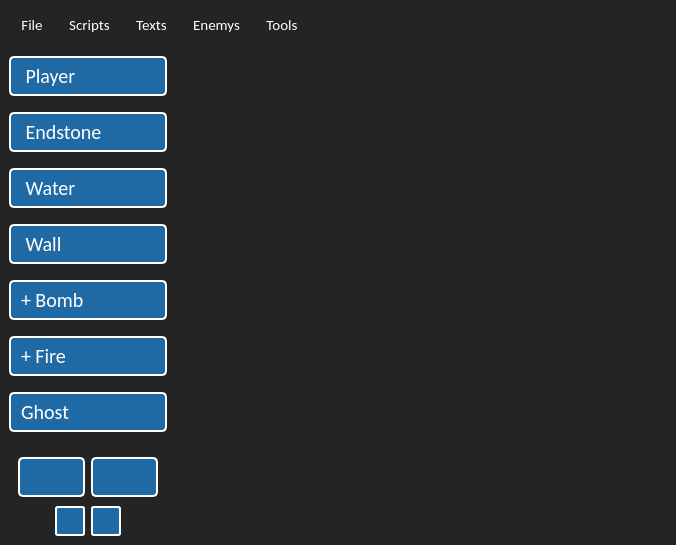
<?xml version="1.0" encoding="UTF-8"?>
<ui version="4.0">
 <class>MainWindow</class>
 <widget class="QMainWindow" name="MainWindow">
  <property name="geometry">
   <rect>
    <x>0</x>
    <y>0</y>
    <width>676</width>
    <height>544</height>
   </rect>
  </property>
  <property name="windowTitle">
   <string>MainWindow</string>
  </property>
  <property name="styleSheet">
   <string notr="true">*{
	font-family: Calibri;
}

QWidget{
    background-color: #242424
}
QPlainTextEdit{
    color: white;
    font-size: 20px;
}
QLineEdit{
    color: white;
    font-size: 20px;
    qproperty-alignment: AlignCenter;
    outline: none;
    border: 2px solid #1f6aa5;
    border-radius: 5px;
}
QCheckBox{
    color: white;
    font-size: 20px;
}
QCheckBox::indicator{
    height: 25px;
    width: 25px;
    image: url(icons/unchecked.png);
}
QLabel#current_left_block, QLabel#current_right_block{
    border: 2px solid white;
    border-radius: 3px;
    qproperty-alignment: AlignCenter;
    background-color: #1f6aa5
}
QCheckBox::indicator:checked{
    height: 25px;
    width: 25px;
    image: url(icons/checked.png);
}
QDialog#enemy_edit_msgbox QLabel{
    color: white;
    font-size: 20px;
}
QDialog#enemy_edit_msgbox QPushButton{
    text-align: center;
    padding-left: 5px;
}
QListView {
    background-color: rgb(50, 50, 50);
    color: rgb(200, 200, 200);
    border: 1px solid rgb(100, 100, 100); 
    outline: none;
}
QListView#text_edit{
    font-size: 17px;
}
QDialog#text_edit_dialog QPushButton{
    text-align: center;
    padding-left: 5px;
}
QListView::item {
    padding: 5px;
}
QListView::item:selected {
    background-color: rgb(100, 100, 100);
    color: rgb(255, 255, 255); 
}
QMessageBox QLabel{
    font-size: 20px;
    color: white;
}
QMessageBox QPushButton{
    padding: 5 10 5 10;
    text-align: center;
}

QPushButton{
    text-align: left;
    padding: 5 5 5 10;
    font-family: Calibri;
    font-size: 20px;
    border: 2px solid white;
    border-radius: 5px;
    background-color: #1f6aa5;
    color: white;
}
QPushButton:pressed{
    background-color: #125485;
}
QPushButton:hover:!pressed{
    background-color: #144870;
}
QPushButton:checked{
    background-color: #144870
}
QPushButton#script_compile_dialog_btn{
    text-align: center;
    padding: 4 15 4 15;
}
QMenuBar{
    font-size: 15px;
    color: white;
    margin-left: 5;
}
QMenu::item{
	font-size: 12px;
	color: white;
	padding: 3 5 3 5;
    margin: 3;
    border-radius: 5px;
}
QMenuBar::item{
    border-top-left-radius: 5px;
    border-top-right-radius: 5px;
    margin: 5 0 0 0;
    padding: 5 10 5 10;
}
QMenu{
    border: 2px solid #535353;
}

QMenu::separator{
    background-color: white;
    height: 1px;
    margin: 0 5 0 5;
}
QMenu::item:selected, QMenuBar::item:selected{
    background-color: #4a4a4a;
}
QPushButton#next_page_btn, QPushButton#prev_page_btn{
	text-align: center;
	padding: 5 0 5 0;
}
QPushButton#next_page_btn:disabled, QPushButton#prev_page_btn:disabled{
	border-color: #999999;
}
QPushButton#placeholder0, QPushButton#placeholder1, QPushButton#placeholder2, QPushButton#placeholder3, QPushButton#placeholder4{
    border: none;
    background-color: #242424
}</string>
  </property>
  <widget class="QWidget" name="centralwidget">
   <layout class="QHBoxLayout" name="horizontalLayout">
    <property name="spacing">
     <number>0</number>
    </property>
    <property name="leftMargin">
     <number>0</number>
    </property>
    <property name="topMargin">
     <number>0</number>
    </property>
    <property name="rightMargin">
     <number>0</number>
    </property>
    <property name="bottomMargin">
     <number>0</number>
    </property>
    <item>
     <widget class="QStackedWidget" name="stackedWidget">
      <widget class="QWidget" name="page">
       <layout class="QHBoxLayout" name="horizontalLayout_4">
        <property name="spacing">
         <number>0</number>
        </property>
        <property name="leftMargin">
         <number>0</number>
        </property>
        <property name="topMargin">
         <number>0</number>
        </property>
        <property name="rightMargin">
         <number>0</number>
        </property>
        <property name="bottomMargin">
         <number>0</number>
        </property>
        <item>
         <widget class="QWidget" name="widget_2" native="true">
          <layout class="QVBoxLayout" name="verticalLayout_5">
           <property name="spacing">
            <number>0</number>
           </property>
           <property name="topMargin">
            <number>0</number>
           </property>
           <item>
            <widget class="QStackedWidget" name="stackedWidget_2">
             <property name="currentIndex">
              <number>0</number>
             </property>
             <widget class="QWidget" name="blocks_page_1">
              <layout class="QVBoxLayout" name="verticalLayout_6">
               <property name="spacing">
                <number>5</number>
               </property>
               <property name="leftMargin">
                <number>0</number>
               </property>
               <property name="topMargin">
                <number>0</number>
               </property>
               <property name="rightMargin">
                <number>0</number>
               </property>
               <property name="bottomMargin">
                <number>0</number>
               </property>
               <item>
                <widget class="QPushButton" name="block_button_0">
                 <property name="text">
                  <string> Player</string>
                 </property>
                 <property name="icon">
                  <iconset>
                   <normaloff>textures/00_player.png</normaloff>textures/00_player.png</iconset>
                 </property>
                 <property name="iconSize">
                  <size>
                   <width>25</width>
                   <height>25</height>
                  </size>
                 </property>
                </widget>
               </item>
               <item>
                <widget class="QPushButton" name="block_button_1">
                 <property name="text">
                  <string> Endstone</string>
                 </property>
                 <property name="icon">
                  <iconset>
                   <normaloff>textures/01_endstone.png</normaloff>textures/01_endstone.png</iconset>
                 </property>
                 <property name="iconSize">
                  <size>
                   <width>25</width>
                   <height>25</height>
                  </size>
                 </property>
                </widget>
               </item>
               <item>
                <widget class="QPushButton" name="block_button_2">
                 <property name="text">
                  <string> Water</string>
                 </property>
                 <property name="icon">
                  <iconset>
                   <normaloff>textures/02_water.gif</normaloff>textures/02_water.gif</iconset>
                 </property>
                 <property name="iconSize">
                  <size>
                   <width>25</width>
                   <height>25</height>
                  </size>
                 </property>
                </widget>
               </item>
               <item>
                <widget class="QPushButton" name="block_button_3">
                 <property name="text">
                  <string> Wall</string>
                 </property>
                 <property name="icon">
                  <iconset>
                   <normaloff>textures/03_wall.png</normaloff>textures/03_wall.png</iconset>
                 </property>
                 <property name="iconSize">
                  <size>
                   <width>25</width>
                   <height>25</height>
                  </size>
                 </property>
                </widget>
               </item>
               <item>
                <widget class="QPushButton" name="block_button_4">
                 <property name="text">
                  <string>+ Bomb</string>
                 </property>
                 <property name="icon">
                  <iconset>
                   <normaloff>textures/04_+bomb.png</normaloff>textures/04_+bomb.png</iconset>
                 </property>
                 <property name="iconSize">
                  <size>
                   <width>25</width>
                   <height>25</height>
                  </size>
                 </property>
                </widget>
               </item>
               <item>
                <widget class="QPushButton" name="block_button_5">
                 <property name="text">
                  <string>+ Fire</string>
                 </property>
                 <property name="icon">
                  <iconset>
                   <normaloff>textures/05_+fire.png</normaloff>textures/05_+fire.png</iconset>
                 </property>
                 <property name="iconSize">
                  <size>
                   <width>25</width>
                   <height>25</height>
                  </size>
                 </property>
                </widget>
               </item>
               <item>
                <widget class="QPushButton" name="block_button_6">
                 <property name="text">
                  <string>Ghost</string>
                 </property>
                 <property name="icon">
                  <iconset>
                   <normaloff>textures/06_ghost.png</normaloff>textures/06_ghost.png</iconset>
                 </property>
                 <property name="iconSize">
                  <size>
                   <width>25</width>
                   <height>25</height>
                  </size>
                 </property>
                </widget>
               </item>
              </layout>
             </widget>
             <widget class="QWidget" name="blocks_page_2">
              <layout class="QVBoxLayout" name="verticalLayout_7">
               <property name="spacing">
                <number>5</number>
               </property>
               <property name="leftMargin">
                <number>0</number>
               </property>
               <property name="topMargin">
                <number>0</number>
               </property>
               <property name="rightMargin">
                <number>0</number>
               </property>
               <property name="bottomMargin">
                <number>0</number>
               </property>
               <item>
                <widget class="QPushButton" name="block_button_7">
                 <property name="text">
                  <string>+ Dynamite</string>
                 </property>
                 <property name="icon">
                  <iconset>
                   <normaloff>textures/07_+dynamit.png</normaloff>textures/07_+dynamit.png</iconset>
                 </property>
                 <property name="iconSize">
                  <size>
                   <width>25</width>
                   <height>25</height>
                  </size>
                 </property>
                </widget>
               </item>
               <item>
                <widget class="QPushButton" name="block_button_8">
                 <property name="text">
                  <string>+ Time Bomb</string>
                 </property>
                 <property name="icon">
                  <iconset>
                   <normaloff>textures/08_+time_bomb.png</normaloff>textures/08_+time_bomb.png</iconset>
                 </property>
                 <property name="iconSize">
                  <size>
                   <width>25</width>
                   <height>25</height>
                  </size>
                 </property>
                </widget>
               </item>
               <item>
                <widget class="QPushButton" name="block_button_9">
                 <property name="text">
                  <string>+ Heart</string>
                 </property>
                 <property name="icon">
                  <iconset>
                   <normaloff>textures/09_+heart.png</normaloff>textures/09_+heart.png</iconset>
                 </property>
                 <property name="iconSize">
                  <size>
                   <width>25</width>
                   <height>25</height>
                  </size>
                 </property>
                </widget>
               </item>
               <item>
                <widget class="QPushButton" name="block_button_10">
                 <property name="text">
                  <string> Enemy</string>
                 </property>
                 <property name="icon">
                  <iconset>
                   <normaloff>textures/10_enemy.png</normaloff>textures/10_enemy.png</iconset>
                 </property>
                 <property name="iconSize">
                  <size>
                   <width>25</width>
                   <height>25</height>
                  </size>
                 </property>
                </widget>
               </item>
               <item>
                <widget class="QPushButton" name="block_button_11">
                 <property name="text">
                  <string>+ Sword</string>
                 </property>
                 <property name="icon">
                  <iconset>
                   <normaloff>textures/11_+sword.png</normaloff>textures/11_+sword.png</iconset>
                 </property>
                 <property name="iconSize">
                  <size>
                   <width>25</width>
                   <height>25</height>
                  </size>
                 </property>
                </widget>
               </item>
               <item>
                <widget class="QPushButton" name="block_button_12">
                 <property name="text">
                  <string>+ Nuclear</string>
                 </property>
                 <property name="icon">
                  <iconset>
                   <normaloff>textures/12_+atomic_bomb.png</normaloff>textures/12_+atomic_bomb.png</iconset>
                 </property>
                 <property name="iconSize">
                  <size>
                   <width>25</width>
                   <height>25</height>
                  </size>
                 </property>
                </widget>
               </item>
               <item>
                <widget class="QPushButton" name="block_button_13">
                 <property name="text">
                  <string> Shield</string>
                 </property>
                 <property name="icon">
                  <iconset>
                   <normaloff>textures/13_shield.png</normaloff>textures/13_shield.png</iconset>
                 </property>
                 <property name="iconSize">
                  <size>
                   <width>25</width>
                   <height>25</height>
                  </size>
                 </property>
                </widget>
               </item>
              </layout>
             </widget>
             <widget class="QWidget" name="blocks_page_3">
              <layout class="QVBoxLayout" name="verticalLayout_8">
               <property name="spacing">
                <number>5</number>
               </property>
               <property name="leftMargin">
                <number>0</number>
               </property>
               <property name="topMargin">
                <number>0</number>
               </property>
               <property name="rightMargin">
                <number>0</number>
               </property>
               <property name="bottomMargin">
                <number>0</number>
               </property>
               <item>
                <widget class="QPushButton" name="block_button_14">
                 <property name="text">
                  <string>Delete</string>
                 </property>
                 <property name="icon">
                  <iconset>
                   <normaloff>icons/delete.png</normaloff>icons/delete.png</iconset>
                 </property>
                 <property name="iconSize">
                  <size>
                   <width>25</width>
                   <height>25</height>
                  </size>
                 </property>
                </widget>
               </item>
               <item>
                <widget class="QPushButton" name="block_button_15">
                 <property name="text">
                  <string>Clear</string>
                 </property>
                 <property name="icon">
                  <iconset>
                   <normaloff>icons/clear.png</normaloff>icons/clear.png</iconset>
                 </property>
                 <property name="iconSize">
                  <size>
                   <width>25</width>
                   <height>25</height>
                  </size>
                 </property>
                </widget>
               </item>
               <item>
                <widget class="QPushButton" name="placeholder0">
                 <property name="iconSize">
                  <size>
                   <width>25</width>
                   <height>25</height>
                  </size>
                 </property>
                 <property name="checkable">
                  <bool>true</bool>
                 </property>
                </widget>
               </item>
               <item>
                <widget class="QPushButton" name="placeholder2">
                 <property name="enabled">
                  <bool>false</bool>
                 </property>
                 <property name="minimumSize">
                  <size>
                   <width>0</width>
                   <height>39</height>
                  </size>
                 </property>
                 <property name="text">
                  <string/>
                 </property>
                </widget>
               </item>
               <item>
                <widget class="QPushButton" name="placeholder1">
                 <property name="enabled">
                  <bool>false</bool>
                 </property>
                 <property name="minimumSize">
                  <size>
                   <width>0</width>
                   <height>39</height>
                  </size>
                 </property>
                 <property name="text">
                  <string/>
                 </property>
                </widget>
               </item>
               <item>
                <widget class="QPushButton" name="placeholder3">
                 <property name="enabled">
                  <bool>false</bool>
                 </property>
                 <property name="minimumSize">
                  <size>
                   <width>0</width>
                   <height>39</height>
                  </size>
                 </property>
                 <property name="text">
                  <string/>
                 </property>
                </widget>
               </item>
               <item>
                <widget class="QPushButton" name="placeholder4">
                 <property name="enabled">
                  <bool>false</bool>
                 </property>
                 <property name="minimumSize">
                  <size>
                   <width>0</width>
                   <height>39</height>
                  </size>
                 </property>
                 <property name="text">
                  <string/>
                 </property>
                </widget>
               </item>
              </layout>
             </widget>
            </widget>
           </item>
           <item>
            <widget class="QWidget" name="widget_3" native="true">
             <layout class="QHBoxLayout" name="horizontalLayout_3">
              <item>
               <widget class="QPushButton" name="prev_page_btn">
                <property name="text">
                 <string/>
                </property>
                <property name="icon">
                 <iconset>
                  <normaloff>icons/arrow_left.png</normaloff>
                  <disabledoff>icons/arrow_left_disabled.png</disabledoff>icons/arrow_left.png</iconset>
                </property>
                <property name="iconSize">
                 <size>
                  <width>32</width>
                  <height>32</height>
                 </size>
                </property>
               </widget>
              </item>
              <item>
               <widget class="QPushButton" name="next_page_btn">
                <property name="enabled">
                 <bool>true</bool>
                </property>
                <property name="text">
                 <string/>
                </property>
                <property name="icon">
                 <iconset>
                  <normaloff>icons/arrow_right.png</normaloff>
                  <disabledoff>icons/arrow_right_disabled.png</disabledoff>icons/arrow_right.png</iconset>
                </property>
                <property name="iconSize">
                 <size>
                  <width>32</width>
                  <height>32</height>
                 </size>
                </property>
               </widget>
              </item>
             </layout>
            </widget>
           </item>
           <item alignment="Qt::AlignHCenter">
            <widget class="QWidget" name="widget" native="true">
             <layout class="QHBoxLayout" name="horizontalLayout_2">
              <property name="leftMargin">
               <number>0</number>
              </property>
              <property name="topMargin">
               <number>0</number>
              </property>
              <property name="rightMargin">
               <number>0</number>
              </property>
              <property name="bottomMargin">
               <number>0</number>
              </property>
              <item alignment="Qt::AlignHCenter">
               <widget class="QLabel" name="current_left_block">
                <property name="sizePolicy">
                 <sizepolicy hsizetype="Fixed" vsizetype="Fixed">
                  <horstretch>0</horstretch>
                  <verstretch>0</verstretch>
                 </sizepolicy>
                </property>
                <property name="minimumSize">
                 <size>
                  <width>30</width>
                  <height>30</height>
                 </size>
                </property>
                <property name="text">
                 <string/>
                </property>
               </widget>
              </item>
              <item>
               <widget class="QLabel" name="current_right_block">
                <property name="sizePolicy">
                 <sizepolicy hsizetype="Fixed" vsizetype="Fixed">
                  <horstretch>0</horstretch>
                  <verstretch>0</verstretch>
                 </sizepolicy>
                </property>
                <property name="minimumSize">
                 <size>
                  <width>30</width>
                  <height>30</height>
                 </size>
                </property>
                <property name="text">
                 <string/>
                </property>
               </widget>
              </item>
             </layout>
            </widget>
           </item>
          </layout>
         </widget>
        </item>
        <item>
         <widget class="ImagePainterWidget" name="imagePainter" native="true">
          <property name="sizePolicy">
           <sizepolicy hsizetype="Fixed" vsizetype="Fixed">
            <horstretch>0</horstretch>
            <verstretch>0</verstretch>
           </sizepolicy>
          </property>
          <property name="minimumSize">
           <size>
            <width>500</width>
            <height>500</height>
           </size>
          </property>
         </widget>
        </item>
       </layout>
      </widget>
      <widget class="QWidget" name="page_2"/>
     </widget>
    </item>
   </layout>
  </widget>
  <widget class="QMenuBar" name="menubar">
   <property name="geometry">
    <rect>
     <x>0</x>
     <y>0</y>
     <width>676</width>
     <height>44</height>
    </rect>
   </property>
   <widget class="QMenu" name="menuFile">
    <property name="sizePolicy">
     <sizepolicy hsizetype="Expanding" vsizetype="Expanding">
      <horstretch>0</horstretch>
      <verstretch>0</verstretch>
     </sizepolicy>
    </property>
    <property name="tearOffEnabled">
     <bool>false</bool>
    </property>
    <property name="title">
     <string>File</string>
    </property>
    <property name="separatorsCollapsible">
     <bool>false</bool>
    </property>
    <property name="toolTipsVisible">
     <bool>true</bool>
    </property>
    <addaction name="actionNew"/>
    <addaction name="actionOpen"/>
    <addaction name="separator"/>
    <addaction name="actionSave"/>
    <addaction name="actionSave_As"/>
   </widget>
   <widget class="QMenu" name="menuScripts">
    <property name="tearOffEnabled">
     <bool>false</bool>
    </property>
    <property name="title">
     <string>Scripts</string>
    </property>
    <addaction name="actionEdit_Scripts"/>
   </widget>
   <widget class="QMenu" name="menuTexts">
    <property name="title">
     <string>Texts</string>
    </property>
    <addaction name="actionEdit_Texts"/>
   </widget>
   <widget class="QMenu" name="menuEnemys">
    <property name="title">
     <string>Enemys</string>
    </property>
    <addaction name="actionEdit_One"/>
    <addaction name="actionEdit_All"/>
   </widget>
   <widget class="QMenu" name="menuTools">
    <property name="title">
     <string>Tools</string>
    </property>
    <addaction name="actionDraw_Line"/>
    <addaction name="actionDraw_Box"/>
    <addaction name="actionDraw_Rect"/>
    <addaction name="actionMove_Block"/>
   </widget>
   <addaction name="menuFile"/>
   <addaction name="menuScripts"/>
   <addaction name="menuTexts"/>
   <addaction name="menuEnemys"/>
   <addaction name="menuTools"/>
  </widget>
  <action name="actionSave">
   <property name="text">
    <string>Save</string>
   </property>
   <property name="shortcut">
    <string>Ctrl+S</string>
   </property>
  </action>
  <action name="actionSave_As">
   <property name="text">
    <string>Save As</string>
   </property>
   <property name="toolTip">
    <string>Save As</string>
   </property>
   <property name="shortcut">
    <string>Ctrl+Shift+S</string>
   </property>
  </action>
  <action name="actionNew">
   <property name="text">
    <string>New</string>
   </property>
   <property name="shortcut">
    <string>Ctrl+N</string>
   </property>
   <property name="shortcutContext">
    <enum>Qt::WindowShortcut</enum>
   </property>
  </action>
  <action name="actionOpen">
   <property name="text">
    <string>Open</string>
   </property>
   <property name="shortcut">
    <string>Ctrl+O</string>
   </property>
  </action>
  <action name="actionEdit_All">
   <property name="text">
    <string>Edit All</string>
   </property>
   <property name="shortcut">
    <string>Alt+Shift+E</string>
   </property>
  </action>
  <action name="actionEdit_One">
   <property name="text">
    <string>Edit One</string>
   </property>
   <property name="shortcut">
    <string>Alt+E</string>
   </property>
  </action>
  <action name="actionEdit_Scripts">
   <property name="text">
    <string>Edit Script</string>
   </property>
   <property name="shortcut">
    <string>Alt+S</string>
   </property>
  </action>
  <action name="actionEdit_Texts">
   <property name="text">
    <string>Edit Texts</string>
   </property>
   <property name="shortcut">
    <string>Alt+T</string>
   </property>
  </action>
  <action name="actionDraw_Line">
   <property name="checkable">
    <bool>true</bool>
   </property>
   <property name="text">
    <string>Draw Line</string>
   </property>
   <property name="shortcut">
    <string>Alt+L</string>
   </property>
  </action>
  <action name="actionDraw_Box">
   <property name="checkable">
    <bool>true</bool>
   </property>
   <property name="text">
    <string>Draw Box</string>
   </property>
   <property name="shortcut">
    <string>Alt+B</string>
   </property>
  </action>
  <action name="actionMove_Block">
   <property name="checkable">
    <bool>true</bool>
   </property>
   <property name="text">
    <string>Move Block</string>
   </property>
   <property name="shortcut">
    <string>Alt+M</string>
   </property>
  </action>
  <action name="actionDraw_Rect">
   <property name="checkable">
    <bool>true</bool>
   </property>
   <property name="text">
    <string>Draw Rect</string>
   </property>
   <property name="shortcut">
    <string>Alt+R</string>
   </property>
  </action>
 </widget>
 <customwidgets>
  <customwidget>
   <class>ImagePainterWidget</class>
   <extends>QWidget</extends>
   <header>imagepainterwidget.h</header>
   <container>1</container>
  </customwidget>
 </customwidgets>
 <resources/>
 <connections/>
</ui>
